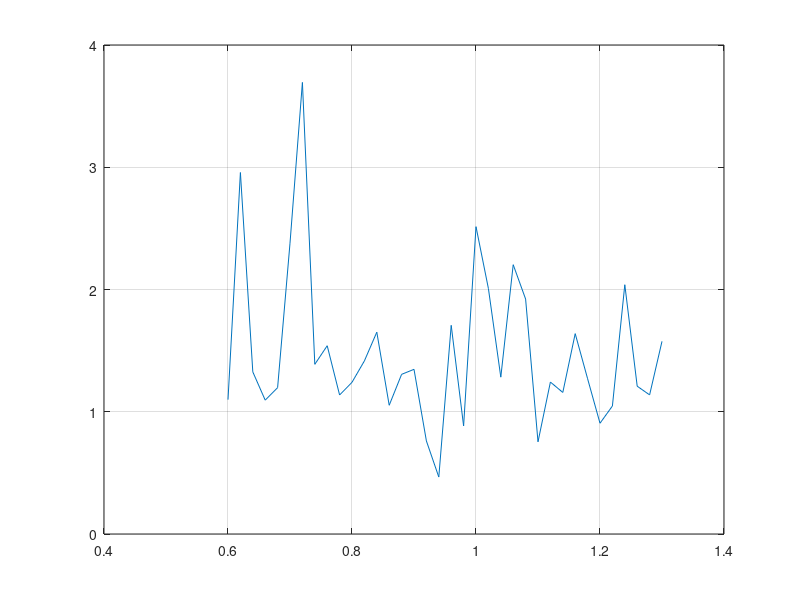

MATLAB code to generate this figure:
function prj_5_19_rkf45
% The classical helium atom 2D
% a1 = -2*r1/r1^3 + (r1 - r2)/r12^3
% a2 = -2*r2/r2^3 + (r2 - r1)/r12^3
% where 
% r1,r2 - distances from electrons to nuclear
% r12   - distance between electrons
% --------------------------------------
% a1x = -2* r1x/r1^3 - (r1x-r2x)/r12^3
% a1y = -2* r1y/r1^3 - (r1y-r2y)/r12^3
% a2x = -2* r2x/r2^3 - (r2x-r1x)/r12^3
% a2y = -2* r2y/r2^3 - (r2y-r1y)/r12^3


% -----------------------------------------------------------------
a2 = 1/4; b2 = 1/4; a3 = 3/8; b3 = 3/32; c3 = 9/32; a4 = 12/13;
b4 = 1932/2197; c4 = -7200/2197; d4 = 7296/2197; a5 = 1;
b5 = 439/216; c5 = -8; d5 = 3680/513; e5 = -845/4104; a6 = 1/2;
b6 = -8/27; c6 = 2; d6 = -3544/2565; e6 = 1859/4104; f6 = -11/40;
r1 = 1/360; r3 = -128/4275; r4 = -2197/75240; r5 = 1/50;
r6 = 2/55; n1 = 25/216; n3 = 1408/2565; n4 = 2197/4104; n5 = -1/5;
% -----------------------------------------------------------------

big = 1e15;
h = 0.001;
hmin = h/64;
hmax = 64*h;
tol = 1e-5;

dt = 0.001;
z = 1;
for k=0.6:0.02:1.3

r1x = 2;
r1y = 0;
r2x = -1;
r2y = 0;
v1x = k;
v1y = 0;
v2x = 0;
v2y = -1;

Y = [v1x r1x v1y r1y v2x r2x v2y r2y];

n = 20000;
i = 1;
time = 0;
while ( i < n )
      ti = i;
      yi = Y(i,:)';
      
      y1 = yi;
      k1 = h*f(ti,y1);
      y2 = yi+b2*k1;                         if big<abs(y2) break, end
      k2 = h*f(ti+a2*h,y2);
      y3 = yi+b3*k1+c3*k2;                   if big<abs(y3) break, end
      k3 = h*f(ti+a3*h,y3);
      y4 = yi+b4*k1+c4*k2+d4*k3;             if big<abs(y4) break, end
      k4 = h*f(ti+a4*h,y4);
      y5 = yi+b5*k1+c5*k2+d5*k3+e5*k4;       if big<abs(y5) break, end
      k5 = h*f(ti+a5*h,y5);
      y6 = yi+b6*k1+c6*k2+d6*k3+e6*k4+f6*k5; if big<abs(y6) break, end
      k6 = h*f(ti+a6*h,y6);
      err = abs(r1*k1+r3*k3+r4*k4+r5*k5+r6*k6);
      ynew = yi+n1*k1+n3*k3+n4*k4+n5*k5;
      
      if ((sqrt(ynew(2)^2+ynew(4)^2) > 6) || (sqrt(ynew(6)^2+ynew(8)^2) > 6))
          ait(z) = time;
          z = z+1;
          break;
      end
      
      if ( (max(err) < tol) || (h <= 2*hmin) )
        Y(i+1,:) = ynew';
        i = i+1;
        time = time + dt;
      end
      if (err == 0),
        s = 0;
      else
        s = 0.84*(tol*min(h)/max(err))^(0.25);
      end
      if ((s<0.75)&&(h>2*hmin)), h = h/2; end
      if ((s>1.50)&&(2*h<hmax)), h = 2*h; end
      %if ((big<abs(Y(i)))||(max1==i)), break, end
end

%plot([0.6:0.02:1.3],ait);

end
%plots
plot([0.6:0.02:1.3],ait);
grid on;

% plot(Y(:,2),Y(:,4),'b');
% hold on;
% plot(Y(:,6),Y(:,8),'r');
% grid on;

end

function dy = f(t, y)
%       1   2   3   4   5   6   7   8
% Y = [v1x r1x v1y r1y v2x r2x v2y r2y];
r12 = sqrt((y(2)-y(6))^2 + (y(4)-y(8))^2);
r1 = sqrt(y(2)^2+y(4)^2);
r2 = sqrt(y(6)^2+y(8)^2); 

dy = [
     -2* y(2)/r1^3 - (y(2)-y(6))/r12^3;
     y(1);
     -2* y(4)/r1^3 - (y(4)-y(8))/r12^3;
     y(3);
     -2* y(6)/r2^3 - (y(6)-y(2))/r12^3;
     y(5);
     -2* y(8)/r2^3 - (y(8)-y(4))/r12^3;
     y(7);
     ];
end
